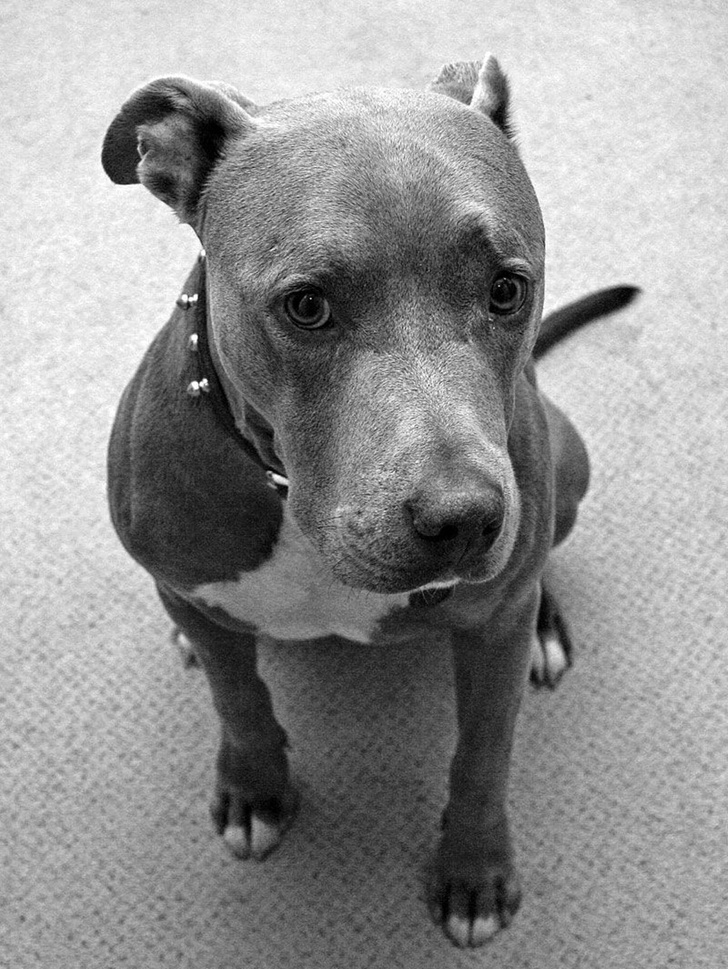
#> input picture hw6_release/pitbull.jpg, 728 x 969 px, shrunk from 1280 x 1704 before the run
$ python explore_svd.py
#> lines starting #> are read from the running program, lines starting #| are printed output that depends on the picture
from skimage import io
import numpy as np
import matplotlib.pyplot as plt

img = io.imread('pitbull.jpg', as_gray=True)
#> img is the input picture: shape (969, 728) float64; min 0, max 1, mean 0.58
u, s, vt = np.linalg.svd(img)
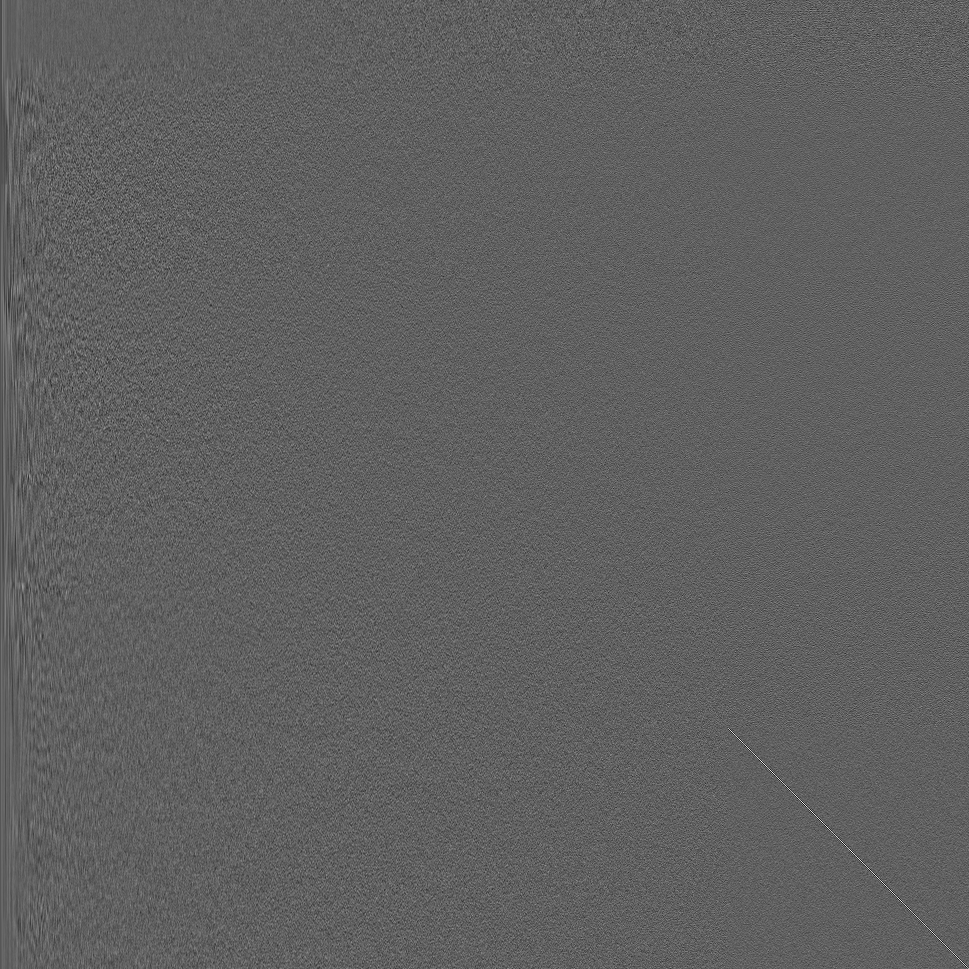
#> u: shape (969, 969) float64; min -0.247, max 0.405, mean -2.72e-05; drawn with min black and max white
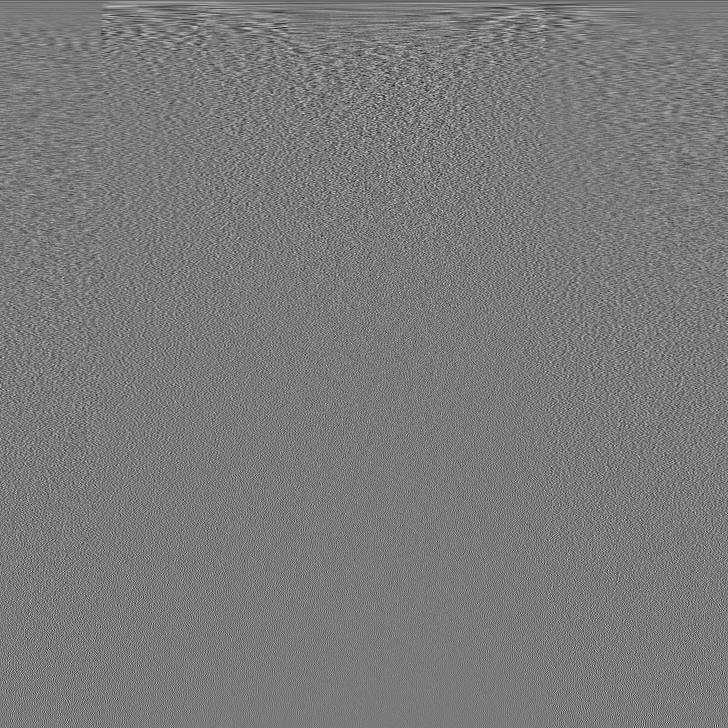
#> vt: shape (728, 728) float64; min -0.243, max 0.26, mean -4.82e-05; drawn with min black and max white
#> s = 728 values, max 515.3 at index 0, min 0.0343 at index 727, mean 2.46
ss = s**2
#> ss = 728 values, max 265537.7 at index 0, min 0.00118 at index 727, mean 393.8
sscum = np.cumsum(ss)
#> sscum = 728 values from 265537.7 to 286715.9
sscum_normalize = sscum / np.sum(ss)
#> sscum_normalize = 728 values from 0.926 to 1
fig1 = plt.figure(1)
plt.plot(np.arange(200) + 1, sscum_normalize[:200], '-*')
plt.show()
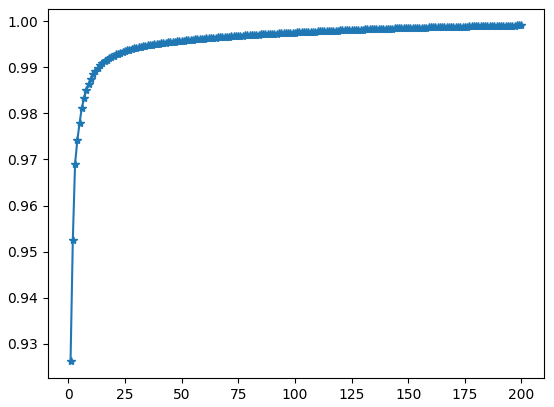
#> figure drawn by matplotlib, 1 panel; curve peaks at x = 200, y = 0.999

fig2 = plt.figure()
def ext(n):
    return u[:, :n].dot(np.diag(s[:n])).dot(vt[:n, :])

sig = [1, 5, 10, 15, 20, 30]
for i, n in enumerate(sig):
    plt.subplot(2, 3, i+1)
    img_re = ext(n)
    plt.imshow(img_re, cmap='gray')
    plt.title('svd:{}'.format(n))
    plt.xticks([])
    plt.yticks([])
#> this loop made 6 passes
#> pass 1, `img_re = ext(n)`:
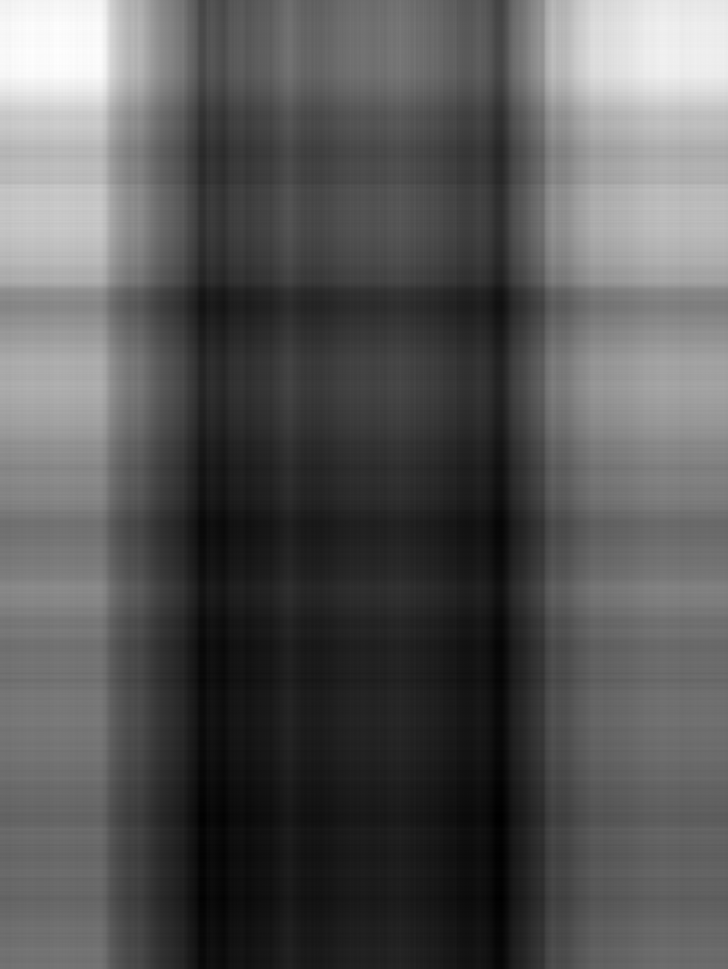
#> img_re: shape (969, 728) float64; min 0.286, max 1.14, mean 0.583; drawn with min black and max white
#> pass 2, `img_re = ext(n)`:
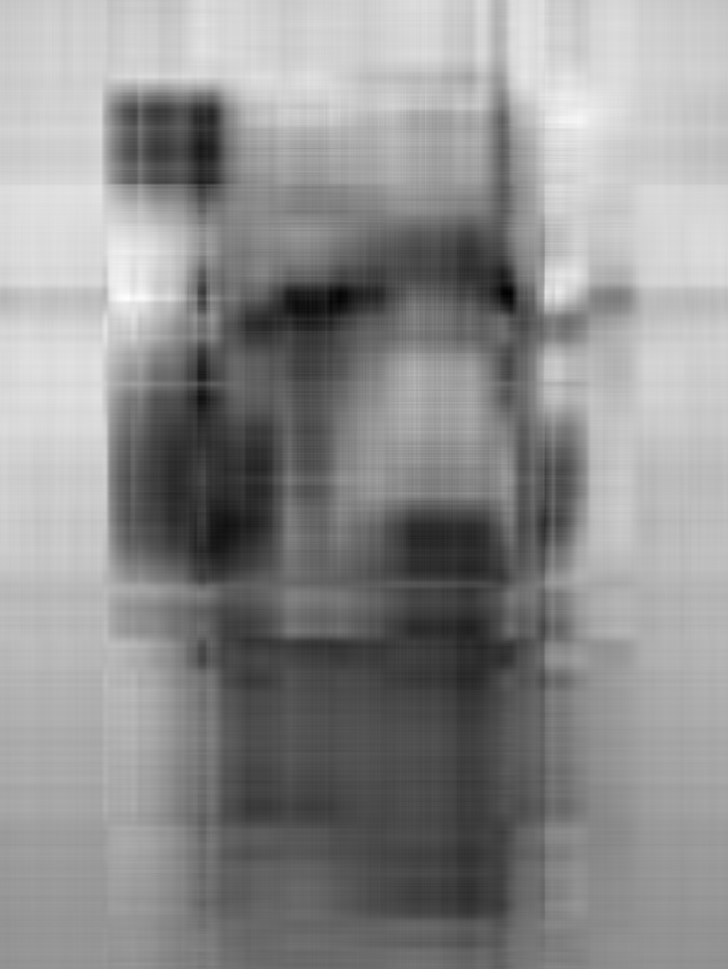
#> img_re: shape (969, 728) float64; min -0.0751, max 1.09, mean 0.58; drawn with min black and max white
#> pass 3, `img_re = ext(n)`:
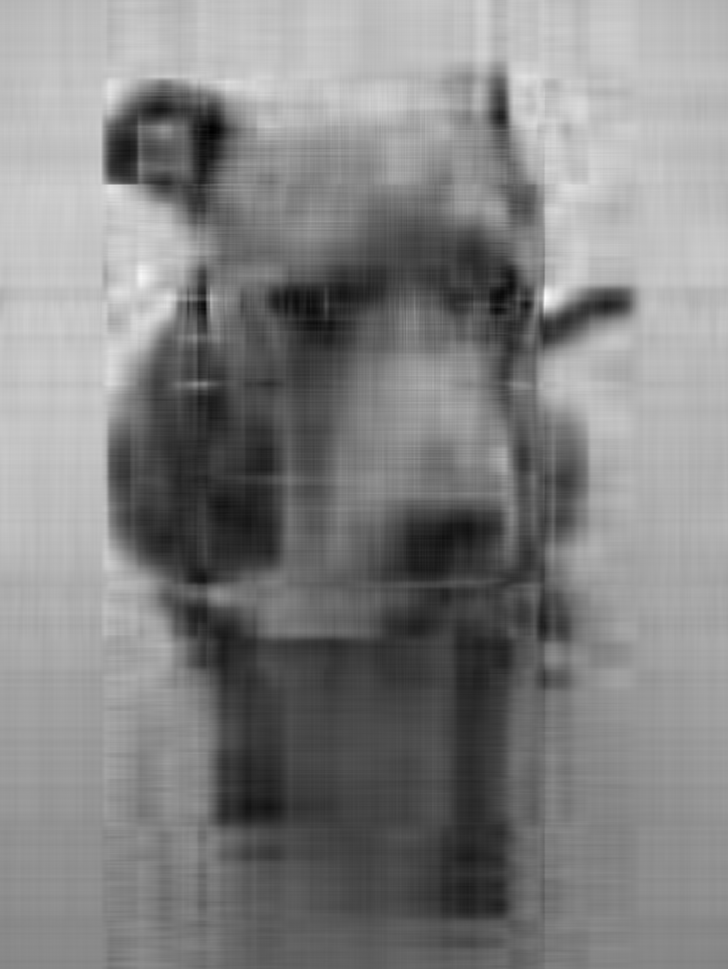
#> img_re: shape (969, 728) float64; min -0.0702, max 1.19, mean 0.58; drawn with min black and max white
plt.show()
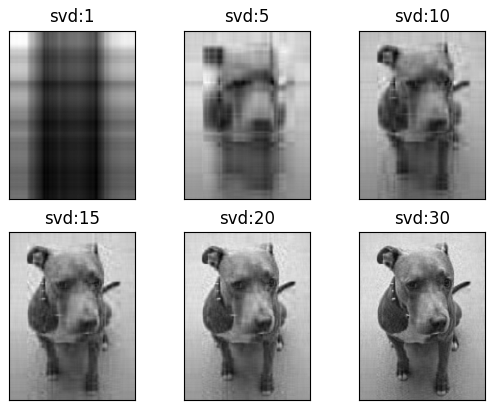
#> figure drawn by matplotlib, 6 panels
